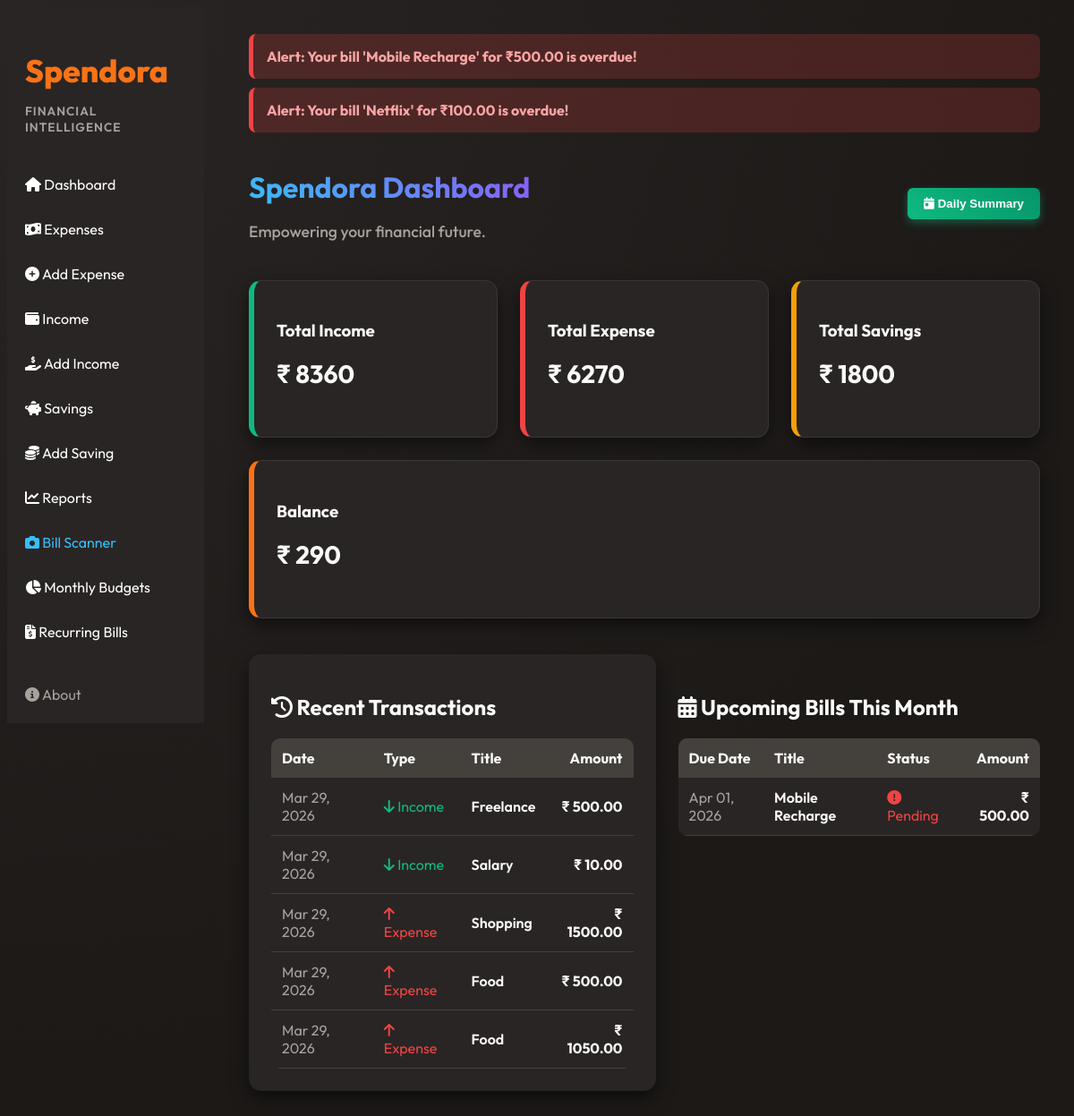
Before: / (signed in) with the older database file.
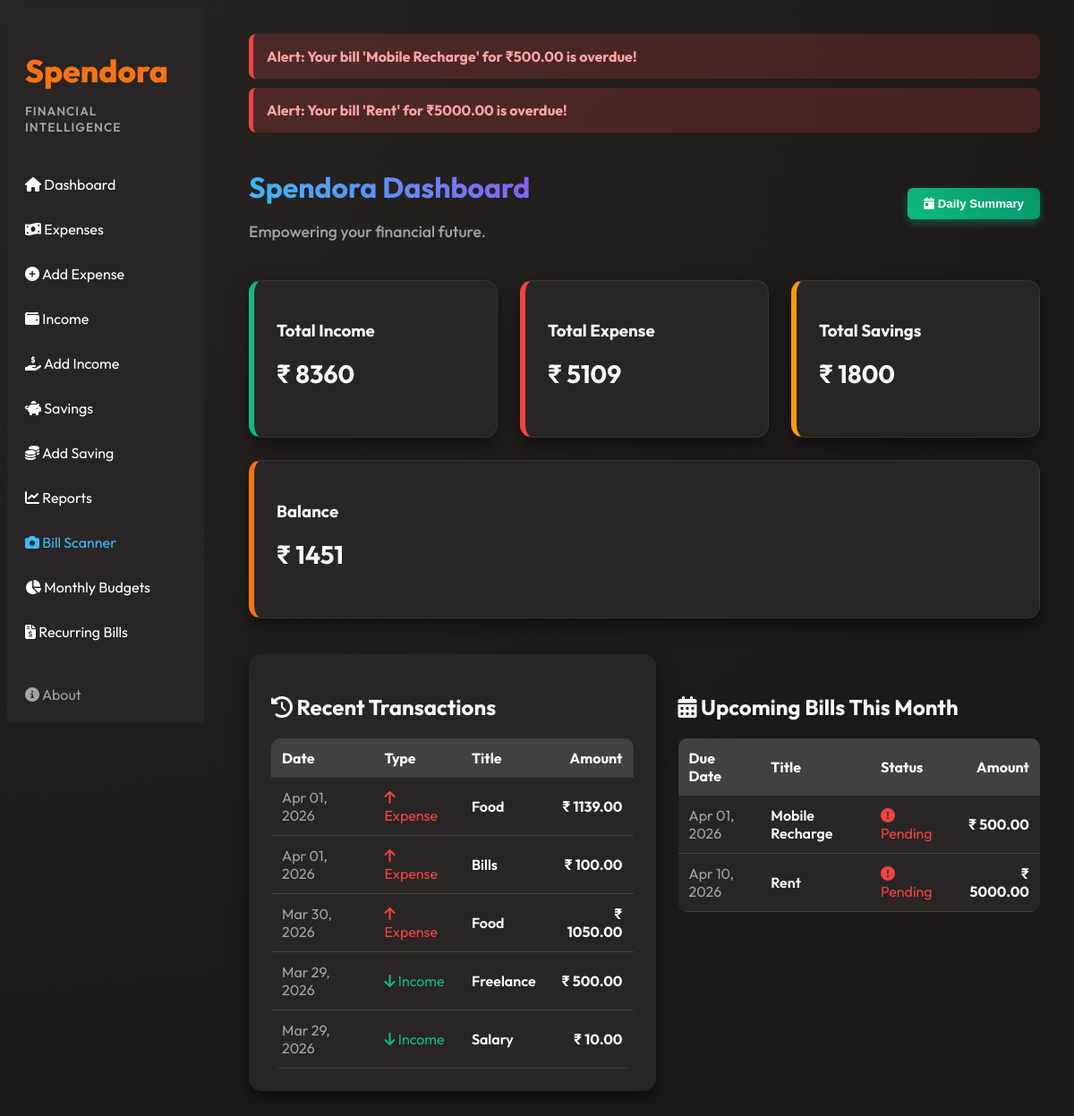
After: the same page with the newer database file.
### tracker/models.py (models this page shows, shortened)
class Income(models.Model):
    user = models.ForeignKey(User, on_delete=models.CASCADE)
    source = models.CharField(max_length=200)
    amount = models.DecimalField(max_digits=10, decimal_places=2)
    date = models.DateField()
    note = models.TextField(blank=True)
    created_at = models.DateTimeField(auto_now_add=True)

class Expense(models.Model):
    user = models.ForeignKey(User, on_delete=models.CASCADE)
    amount = models.DecimalField(max_digits=10, decimal_places=2)
    category = models.ForeignKey(Category, on_delete=models.CASCADE)
    description = models.TextField(blank=True)
    date = models.DateField(default=timezone.now)

class Category(models.Model):
    user = models.ForeignKey(User, on_delete=models.CASCADE)
    name = models.CharField(max_length=100)

class BillReminder(models.Model):
    user = models.ForeignKey(User, on_delete=models.CASCADE)
    title = models.CharField(max_length=200)
    amount = models.DecimalField(max_digits=10, decimal_places=2, null=True, blank=True)
    due_date = models.DateField()
    is_recurring = models.BooleanField(default=False)
    is_paid = models.BooleanField(default=False)

### tracker/views.py (the view)
# urls.py: path('', views.landing_or_dashboard, name='home'),
def landing_or_dashboard(request):
    if request.user.is_authenticated:
        return dashboard(request)
    return render(request, "landing.html")

### tracker/views.py (called while the page is built, shortened)
def process_recurring_bills(user):
    today = timezone.now().date()
    recurring_bills = BillReminder.objects.filter(user=user, is_recurring=True, due_date__lte=today)

### templates/dashboard.html (shortened to what the changed rows need)
{% extends "base.html" %}
{% load static %}
{% block content %}
<div class="dashboard-header" style="display:flex; justify-content:space-between; align-items:center;">
    <div>
        <h1 style="background: linear-gradient(45deg, #38bdf8, #8b5cf6); -webkit-background-clip: text; -webkit-text-fill-color: transparent; margin-bottom: 5px;">Spendora Dashboard</h1>
    </div>
</div>
<div class="cards">
    <div class="card expense-card">
        <h3>Total Expense</h3>
        <p class="amount">₹ {{ total_expense }}</p>
    </div>
    <div class="card balance-card">
        <h3>Balance</h3>
        <p class="amount">₹ {{ balance }}</p>
    </div>
</div>
<div class="dashboard-grid" style="margin-top:25px;">
    <div class="recent-transactions">
        <h2><i class="fas fa-history"></i> Recent Transactions</h2>
        {% if recent_transactions %}
        <table class="expense-table" style="border-radius:10px; overflow:hidden;">
            <thead>
                <tr style="background: var(--card-bg);">
                    <th style="padding: 12px; text-align: left;">Date</th>
                    <th style="padding: 12px; text-align: left;">Type</th>
                    <th style="padding: 12px; text-align: left;">Title</th>
                    <th style="padding: 12px; text-align: right;">Amount</th>
                </tr>
            </thead>
            <tbody>
                {% for tx in recent_transactions %}
                <tr>
                    <td style="padding: 12px; color:var(--text-muted);">{{ tx.date|date:"M d, Y" }}</td>
                    <td style="padding: 12px;">
                        {% if tx.type_label == 'Income' %}<span style="color:var(--success);"><i class="fas fa-arrow-down"></i> Income</span>
                        {% elif tx.type_label == 'Expense' %}<span style="color:var(--danger);"><i class="fas fa-arrow-up"></i> Expense</span>
                        {% else %}<span style="color:var(--accent-orange);"><i class="fas fa-piggy-bank"></i> Saving</span>{% endif %}
                    </td>
                    <td style="padding: 12px; font-weight:600; color:var(--text-light);">{{ tx.display_title }}</td>
                    <td style="padding: 12px; text-align:right; font-weight:bold;">₹ {{ tx.amount }}</td>
                </tr>
                {% endfor %}
            </tbody>
        </table>
        {% else %}
        <p style="color: var(--text-muted);">No records found.</p>
        {% endif %}
    </div>
    <div class="upcoming-bills" style="margin-top: 25px;">
        <h2><i class="fas fa-calendar-alt"></i> Upcoming Bills This Month</h2>
        {% if this_month_bills %}
        <table class="expense-table" style="border-radius:10px; overflow:hidden; width: 100%;">
            <thead>
                <tr style="background: var(--card-bg);">
                    <th style="padding: 12px; text-align: left;">Due Date</th>
                    <th style="padding: 12px; text-align: left;">Title</th>
                    <th style="padding: 12px; text-align: left;">Status</th>
                    <th style="padding: 12px; text-align: right;">Amount</th>
                </tr>
            </thead>
            <tbody>
                {% for bill in this_month_bills %}
                <tr style="border-bottom: 1px solid rgba(255,255,255,0.05);">
                    <td style="padding: 12px; color:var(--text-muted);">{{ bill.due_date|date:"M d, Y" }}</td>
                    <td style="padding: 12px; font-weight:600; color:var(--text-light);">{{ bill.title }}
                    </td>
                    <td style="padding: 12px;">
                        {% if bill.is_paid %}
                        <span style="color:var(--success);"><i class="fas fa-check-circle"></i> Paid</span>
                        {% else %}
                        <span style="color:var(--danger);"><i class="fas fa-exclamation-circle"></i> Pending</span>
                        {% endif %}
                    </td>
                    <td style="padding: 12px; text-align:right; font-weight:bold;">₹ {{ bill.amount|default:"0.00" }}</td>
                </tr>
                {% endfor %}
            </tbody>
        </table>
        {% else %}
        <p style="color: var(--text-muted);">No upcoming bills this month.</p>
        {% endif %}
    </div>
</div>
<link rel="stylesheet" href="https://cdnjs.cloudflare.com/ajax/libs/font-awesome/6.4.0/css/all.min.css">
{% endblock %}

Changed rows visible on the page:
removed Expense: date "Mar 29, 2026", shows "Expense", display_title "Shopping", amount "1500.00"
no longer on this page (row unchanged): Expense: date "Mar 29, 2026", shows "Expense", display_title "Food", amount "500.00"
removed Expense: date "Mar 29, 2026", shows "Expense", display_title "Food", amount "1050.00"
added Expense: date "Apr 01, 2026", shows "Expense", display_title "Food", amount "1139.00"
added Expense: date "Apr 01, 2026", shows "Expense", display_title "Bills", amount "100.00"
added Expense: date "Mar 30, 2026", shows "Expense", display_title "Food", amount "1050.00"
added BillReminder: due_date "Apr 10, 2026", title "Rent", is_paid False (drawn), amount "5000.00"
Other visible differences:
{{ total_expense }}: "6270" → "5109"
{{ balance }}: "290" → "1451"
new list line: "Alert: Your bill 'Rent' for ₹5000.00 is overdue!"
list line gone: "Alert: Your bill 'Netflix' for ₹100.00 is overdue!"
